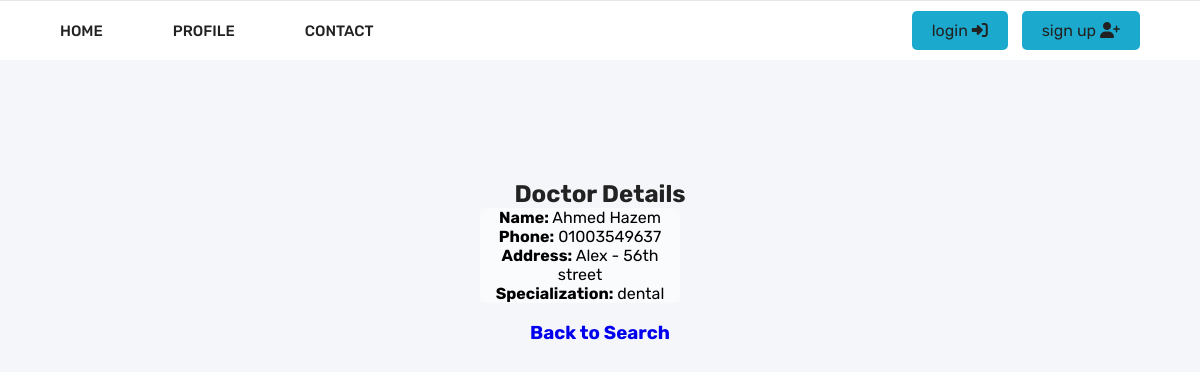
The page /doctor/2/ on the database its author committed.
### Doctors/models.py (models this page shows, shortened)
class Doctors(models.Model):
    Name = models.CharField(max_length=50 , default='Unknown')
    Phone = models.CharField(max_length=11,  default=1 )
    Adress = models.CharField(max_length=100, default='Unknown')
    Specialization= models.CharField(max_length=50, default='Unknown')

### HomePage/views.py (the view)
# urls.py: path('doctor/<int:id>/', views.Details_Page, name="MyDoctorDetails")
def Details_Page(request, id):
    doctor = get_object_or_404(Doctors, id=id)
    return render(request, "HomePage/Details.html", {"doctor": doctor})

### HomePage/templates/HomePage/Details.html
{% extends "HomePage/Base.html" %}
 {%load static%}
 {%block content%}
<body align="center">
 <h2>Doctor Details</h2>
 <div id="doc_list" align="center" style="margin-left: 40%">
 <p><strong>Name:</strong> {{ doctor.Name }}</p>
 <p><strong>Phone:</strong> {{ doctor.Phone }}</p>
 <p><strong>Address:</strong> {{ doctor.Adress }}</p>
 <p><strong>Specialization:</strong> {{ doctor.Specialization }}</p>
 </div>
 <br>
 <h3><a href="{% url 'MyDoctorHome' %}">Back to Search</a></h3>
</body>
 {%endblock%}

### HomePage/Static/HomePage/js&css/style.css (style rules this page uses)
* { padding: 0; margin: 0; box-sizing: border-box; text-decoration: none; list-style: none; font-family: 'Rubik','sans-serif'; }
:root { --main-color: #fcb700; --dark-color: #222222; --parg-color: #666666; --dark-red: #d01418; --border-color: #6666662a; --name-item: #0066c0; }
body { background: #f5f6f9; margin-top: 180px; }
h1,h2,h3,h4,h5,h6 { color: var(--dark-color); }
p { color: var(--parg-color); }
#doc_list { background-color: rgba(255, 255, 255, 0.3); width: 200px; border-style: solid; border-width: thick; border: #222222; border-radius: 10%; text-align: center; }
p { background-color: rgba(255, 255, 255, 0.3); color: #000000; }

### HomePage/Static/HomePage/js&css/login.css (style rules this page uses)
:root { --main-color: #1baace; --dark-color: #222222; --parg-color: #666666; --dark-red: #d01418; --border-color: #6666662a; --name-item: #0066c0; }

### rows shown on the page
Doctors: Name "Ahmed Hazem", Phone "01003549637", Adress "Alex - 56th street", Specialization "dental"
